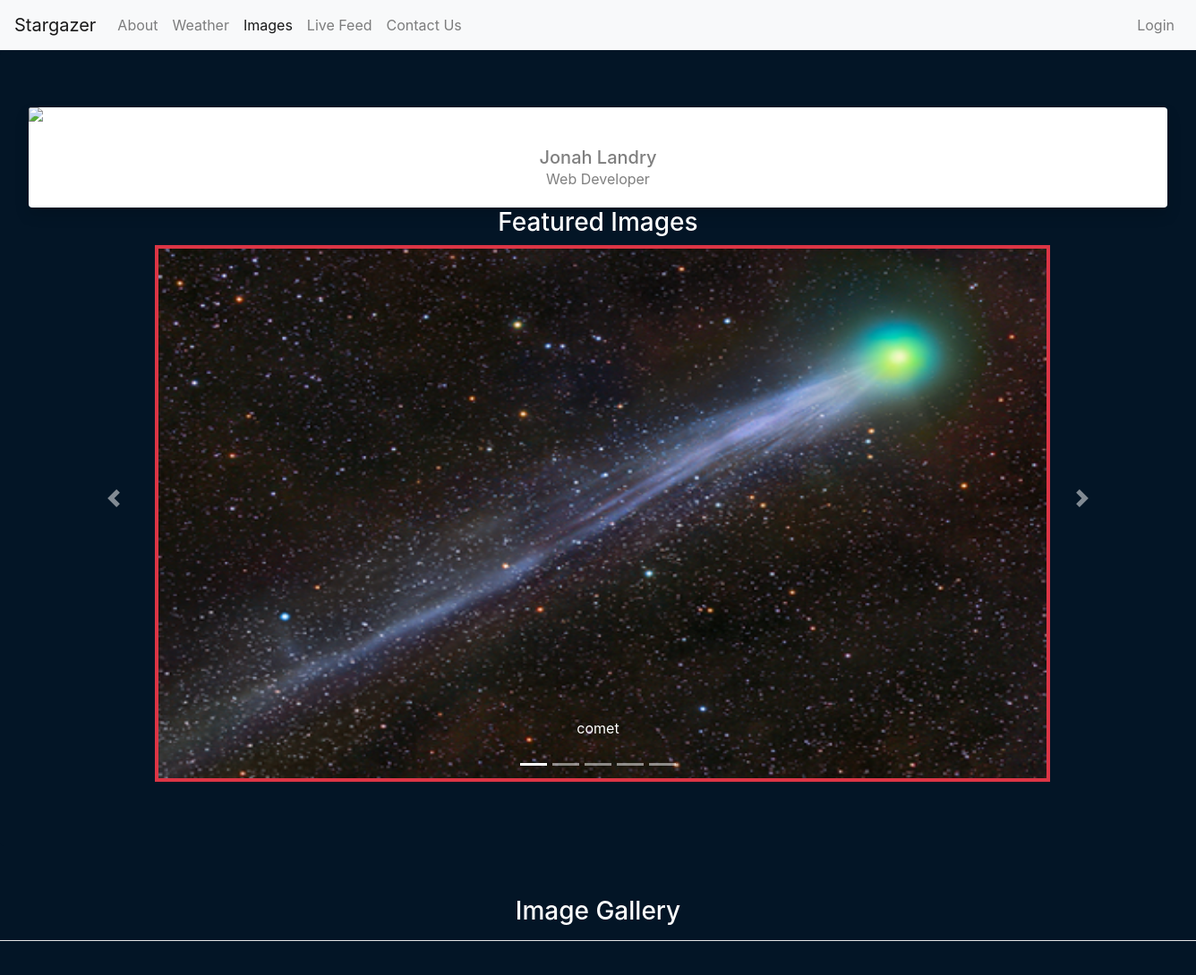
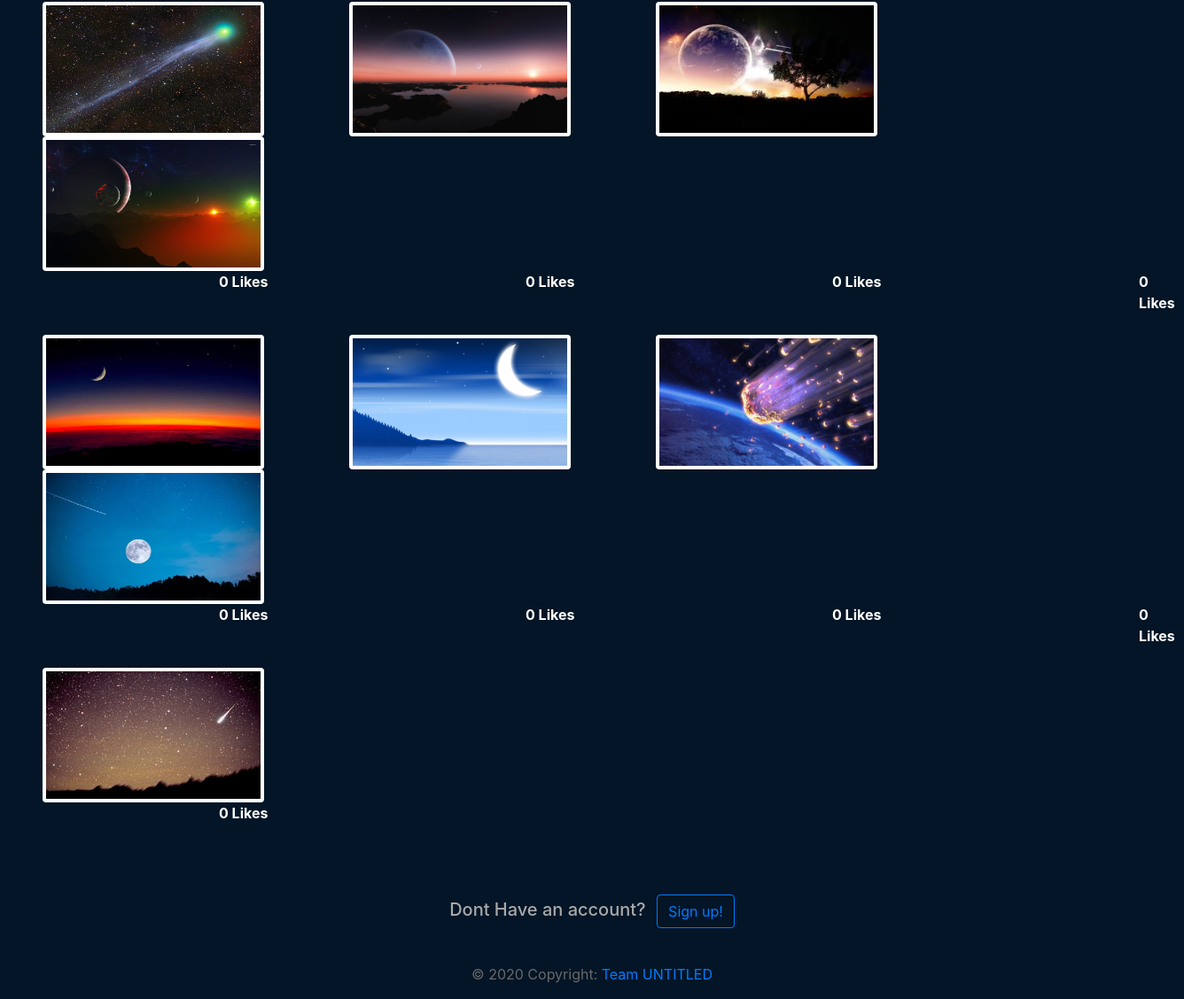
The page /images on the database its author committed (2 pictures, top to bottom).
### app/models.py (models this page shows, shortened)
class Image(db.Model):
    id = db.Column(db.Integer, primary_key=True)
    image_name = db.Column(db.String(64), unique=True)
    image_url = db.Column(db.String, unique=True)
    timestamp = db.Column(db.DateTime, default=datetime.utcnow)
    likes = db.relationship('UserImage', back_populates='image', lazy='dynamic')

### app/routes.py (the view)
@app.route("/images")
def images():
    imgs = Image.query.all()
    len_of_imgs = len(imgs)
    return render_template("Stargazer_image_database.html", title='Images', links=links, images=imgs,
                           num_imgs=len_of_imgs)

### app/templates/Stargazer_image_database.html (shortened to what this page needs)
{% extends "parent_template.html" %}
{% block app_content %}
    <div class="card border-0 shadow">
                <img src="https://source.unsplash.com/TMgQMXoglsM/500x350" class="card-img-top" alt="...">
                <div class="card-body text-center">
                  <h5 class="card-title mb-0 text-black-50">Jonah Landry</h5>
                  <div class="card-text text-black-50">Web Developer</div>
                </div>
              </div>
    <div id="demo" class="carousel slide" data-ride="carousel">
        <ul class="carousel-indicators">
            <li data-target="#demo" data-slide-to="0" class="active"></li>
            <li data-target="#demo" data-slide-to="1"></li>
            <li data-target="#demo" data-slide-to="2"></li>
            <li data-target="#demo" data-slide-to="3"></li>
            <li data-target="#demo" data-slide-to="4"></li>
        </ul>
        <div class="carousel-inner">
            <div class="container">
                <h3 class="text-white text-center">Featured Images</h3>
                {% for image in images %}
                    {% if loop.index == 1 %}
                        <div class="carousel-item active">
                    {% else %}
                        <div class="carousel-item">
                    {% endif %}
                <img src="{{ url_for('static', filename=image.image_url) }}" alt="{{ loop.index }}"
                     style="margin-left:60px; width:1000px; height:600px"
                     class="img-fluid shadow-small p-1 mb-2 bg-danger">
                <div class="carousel-caption">
                    <p>{{ image.image_name }}</p>
                </div>
                </div>
                {% endfor %}
                </div>
            </div>
            <a class="carousel-control-prev" data-slide="prev" href="#demo">
                <span class="carousel-control-prev-icon"></span>
            </a>
            <a class="carousel-control-next" data-slide="next" href="#demo">
                <span class="carousel-control-next-icon"></span>
            </a>
        </div>
    </div>
    <br>
    <h3 class="text-white text-center">Image Gallery</h3>
    <hr style="background-color: white">
    <br>
    {% for row in range(0, num_imgs, 4) %}
        <div class="clearfix">
            {% for column in range(4) %}
                {% if (row+column) < num_imgs %}
                    <img src="{{ url_for('static', filename=images[row+column].image_url) }}" alt="Responsive image"
                         class="rounded float-left shadow-small p-1 mx-5 bg-white"
                         style="width:250px; height:152px">
                {% endif %}
            {% endfor %}
        </div>
        {% for column in range(4) %}
            {% if (row+column) < num_imgs %}
                <strong class="text-white" style="position: absolute; left:{{ (99 * column) + (1 + column) * 247 }}px">
                    {{ images[row+column].likes.count() }} Likes
                </strong>
            {% endif %}
        {% endfor %}
        <br>
        <br>
        <br>
    {% endfor %}
{% endblock %}

### app/templates/parent_template.html (shortened to what this page needs)
{% extends 'base_template.html' %}
{% block navbar %}
    <nav class="navbar sticky-top navbar-expand-lg navbar-light bg-light">
        <a class="navbar-brand" href="{{ url_for('home') }}">Stargazer</a>
        <div class="collapse navbar-collapse" id="navbar-collapse-test">
            <div class="navbar-nav mr-auto">
                {% for link in links %}
                    {% if link != 'login' and link != 'logout' and link != 'account' and link != 'profile' %}
                        {% if title == links[link] %}
                            <a class="nav-item nav-link active" href="{{ url_for(link) }}">{{ links[link] }}</a>
                        {% else %}
                            <a class="nav-item nav-link" href="{{ url_for(link) }}">{{ links[link] }}</a>
                        {% endif %}
                    {% endif %}
                {% endfor %}
            </div>
            <div class="navbar-nav">
                {% for link in links %}
                    {% if link == 'login' or link == 'logout' or link == 'account' or link == 'profile' %}
                        {% if (link == 'login' and current_user.is_anonymous) or (link == 'profile' and current_user.is_authenticated) %}
                            {% if link != 'profile' %}
                                <a class="nav-item nav-link" href="{{ url_for(link) }}">{{ links[link] }}</a>
                            {% endif %}
                        {% endif %}
                    {% endif %}
                {% endfor %}
            </div>
        </div>
    </nav>
{% endblock %}
{% block content %}
    <div class="jumbotron text-white" style="background-color: #031526">
        {% block app_content %} {% endblock %}
    <footer class="page-footer font-small unique-color-dark pt-4">
      <div class="container">
        <ul class="list-unstyled list-inline text-center py-2">
          <li class="list-inline-item">
            <h5 class="mb-1" style="color: darkgray">Dont Have an account?</h5>
          </li>
          <li class="list-inline-item">
            <a href="{{ url_for("signup") }}" class="btn btn-outline-primary btn-rounded waves-effect">Sign up!</a>
          </li>
        </ul>
      </div>
      <div class="footer-copyright text-center py-3" style="color: dimgray">© 2020 Copyright:
        <a href="https://mdbootstrap.com/"> Team UNTITLED</a>
      </div>
    </footer>
{% endblock %}

### app/templates/base_template.html (shortened to what this page needs)
<!doctype html>
<html lang="en">
<head>
    <link rel="stylesheet" href="https://stackpath.bootstrapcdn.com/bootstrap/4.2.1/css/bootstrap.min.css"
>
</head>
<body style="background-color: #031526">
{% block navbar %}
{% endblock %}
{% block content %}
{% endblock %}
</body>
</html>

### rows shown on the page
Image: image_url (picture), image_name "comet"
Image: image_url (picture)
Image: image_url (picture)
Image: image_url (picture)
Image: image_url (picture)
Image: image_url (picture)
Image: image_url (picture)
Image: image_url (picture)
Image: image_url (picture)

### other values the page prints
{{ links[link] }} "About" "Weather" "Live Feed" "Contact Us"
{{ links[link] }} "Images"
{{ links[link] }} "Login"
{{ images[row+column].likes.count() }} "0" "0" "0" "0" "0" "0" "0" "0" "0"
